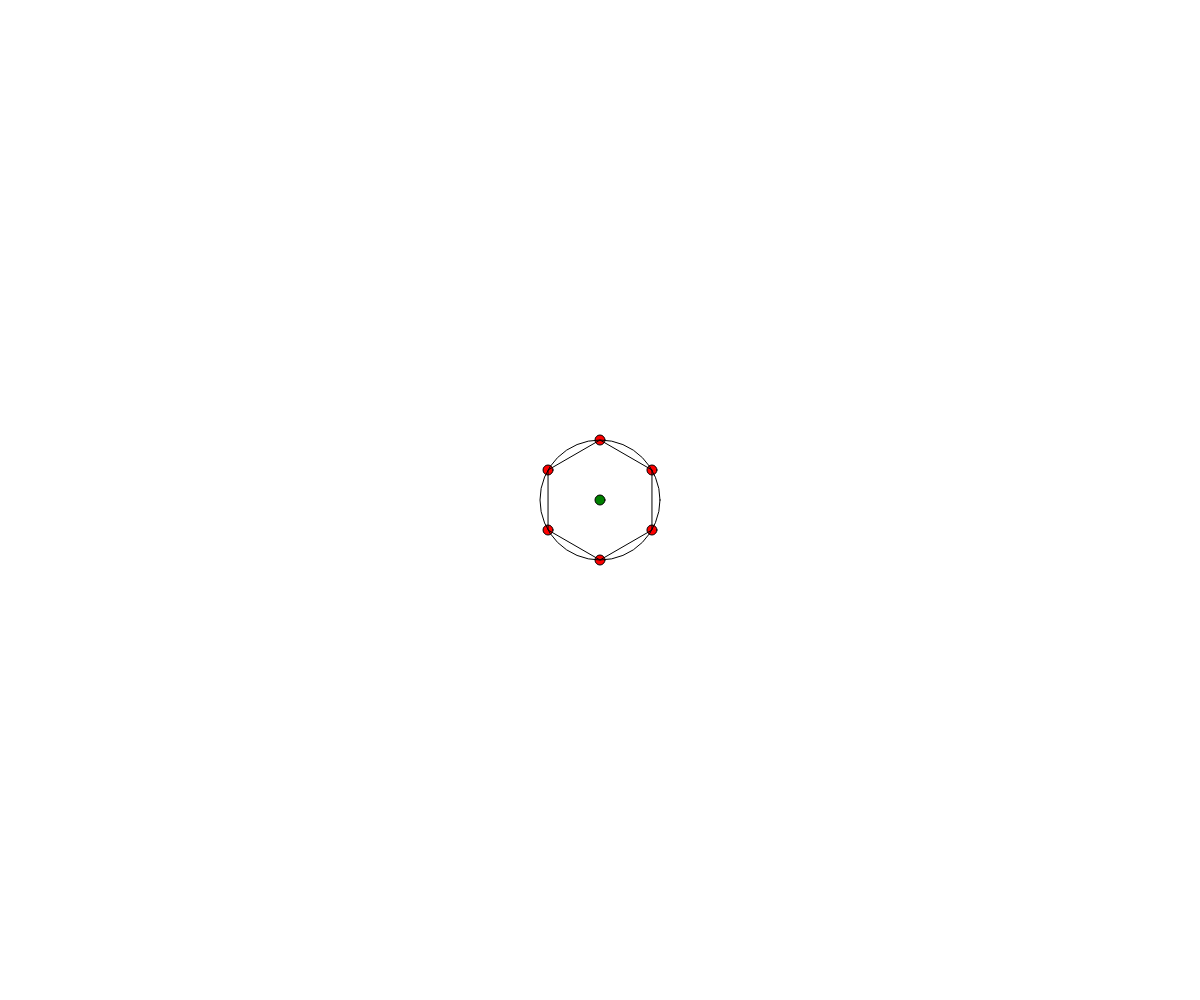
Frame 1 (no input)
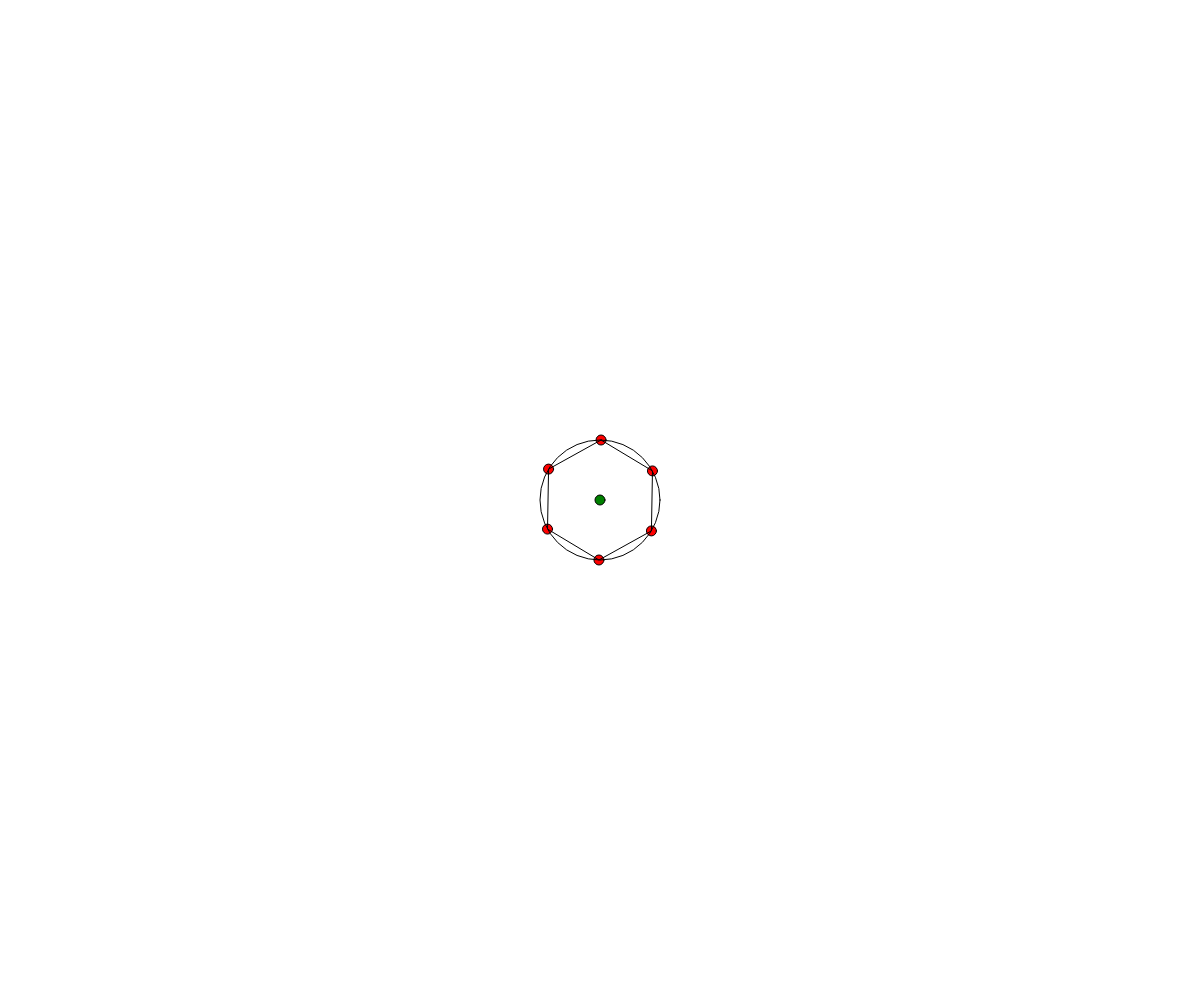
Frame 60 (no input)
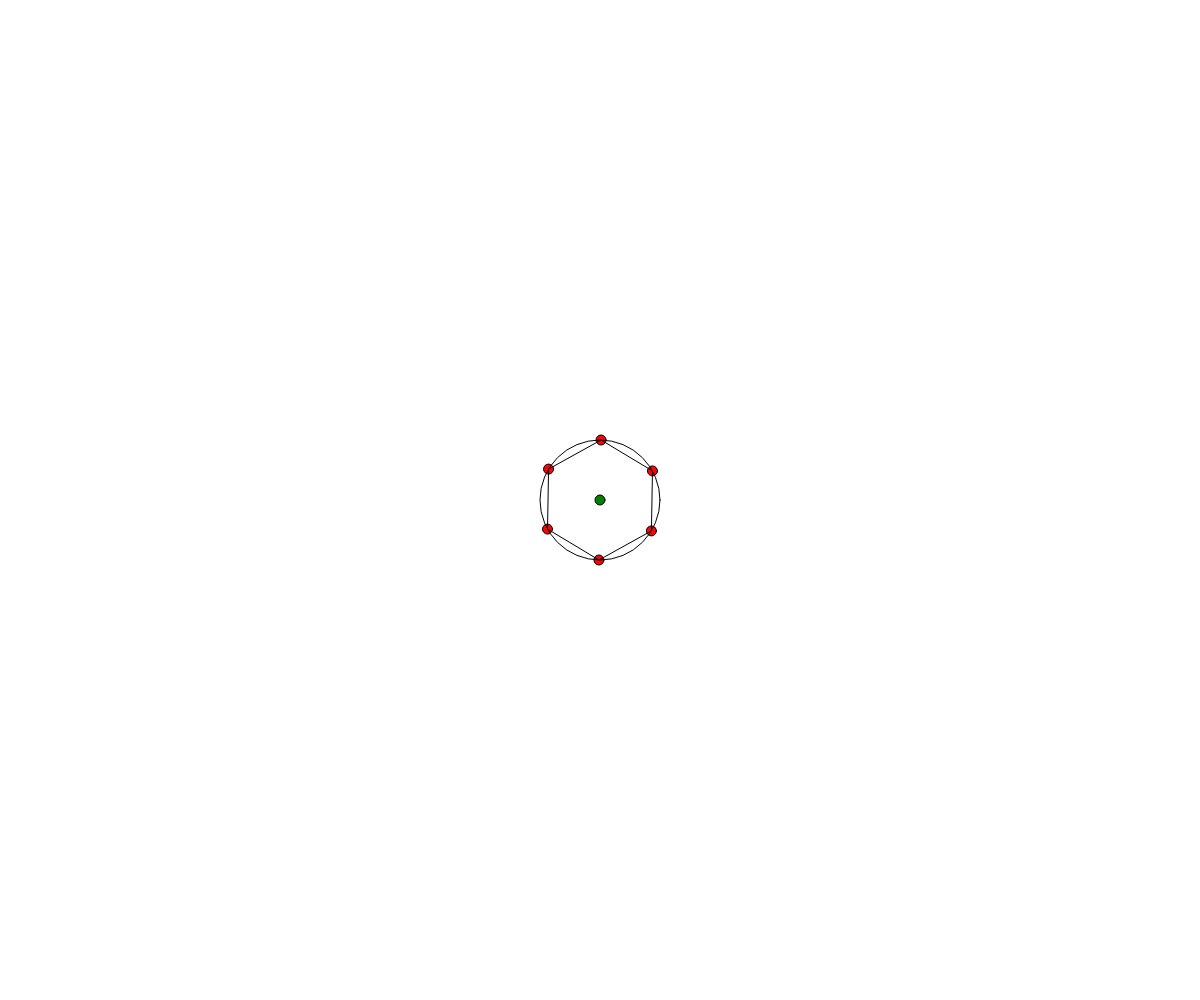
Frame 120 (the mouse pressed at the canvas centre since frame 60)

The p5.js sketch that drew these frames (run headless with seeded random() and noise() and a simulated clock; from frame 60 on, the mouse is pressed at the canvas centre):

// p5.js sketch
// ── sketch.js
let t=0
let x = 0
let y = 0
let radius = 60

function setup() {
  createCanvas(windowWidth, windowHeight);
  
  x = windowWidth/2
  y = windowHeight/2
}

function draw() {
  background(255)
  
  if(mouseIsPressed && (mouseX >= x-radius && mouseX <=x+radius) && (mouseY >= y-radius && mouseY <= y+radius)){
    x = mouseX
    y = mouseY  
  }  
  
  beginShape()  
  for(let i = 0,j=30+t;i<6;i++,j+=60){
    vertex(x+(radius*cos(angdeg(j))),y-(radius*sin(angdeg(j)))) 
    fill("red")
    circle(x+(radius*cos(angdeg(j))),y-(radius*sin(angdeg(j))), 10)
    noFill()
  }
  endShape(CLOSE)
  
  fill("green")
  circle(x,y, 10)
  noFill()
  circle(x,y,radius*2)
  
  t=t+1%360
}

function windowResized() {
  resizeCanvas(windowWidth, windowHeight);
}

function angdeg(x){
  return x * PI /180
}
